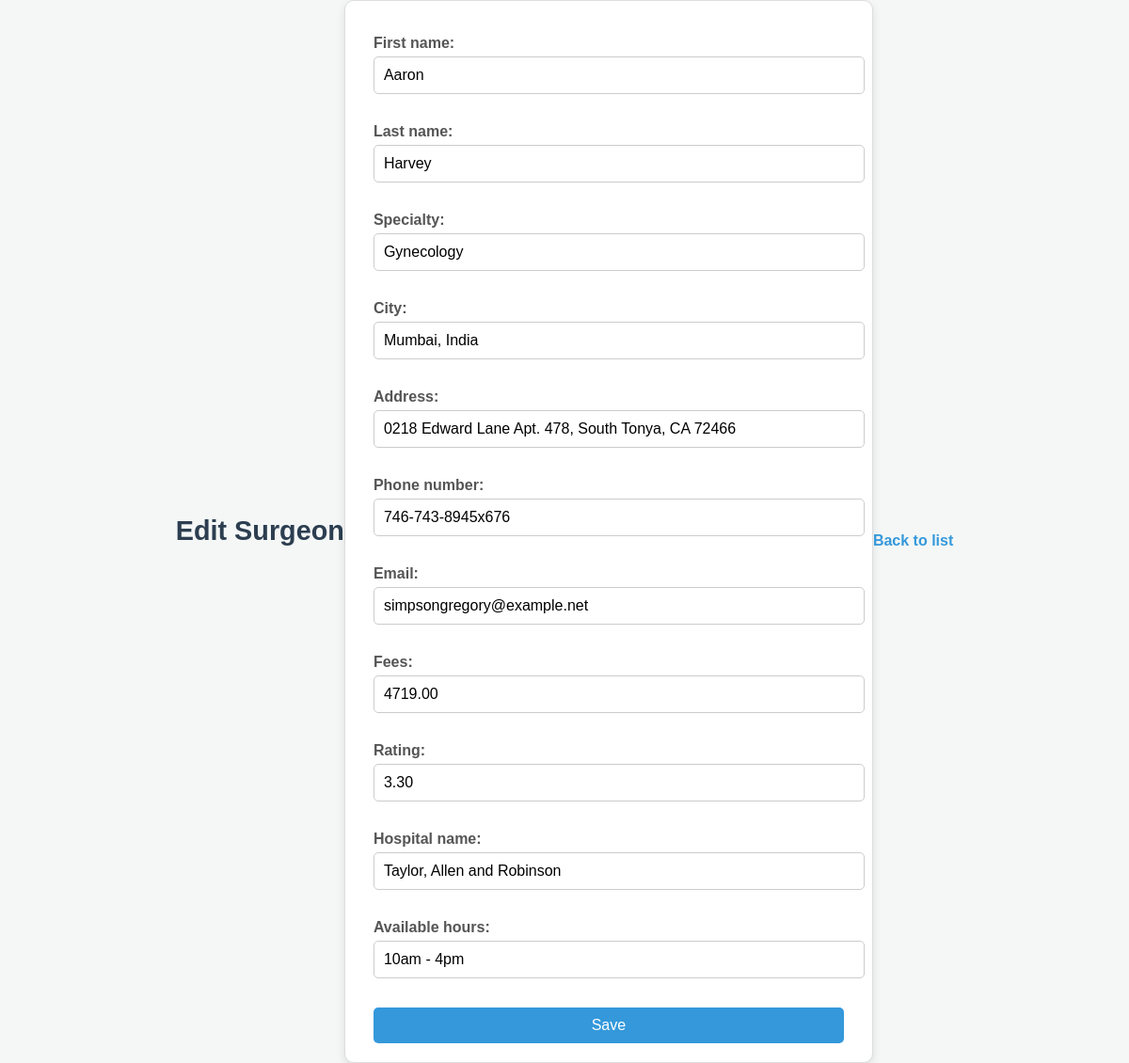
Screenshot of /surgeons/1359/edit/ with the database file from the repository.
### search/models.py (models this page shows)
class Surgeon(models.Model):
    first_name = models.CharField(max_length=100)
    last_name = models.CharField(max_length=100)
    specialty = models.CharField(max_length=100)
    city = models.CharField(max_length=100)
    address = models.CharField(max_length=255)
    phone_number = models.CharField(max_length=15)
    email = models.EmailField()
    fees = models.DecimalField(max_digits=10, decimal_places=2)
    rating = models.DecimalField(max_digits=3, decimal_places=2, null=True, blank=True)  # Rating out of 5
    hospital_name = models.CharField(max_length=255)
    available_hours = models.CharField(max_length=255)

### search/views.py (the view)
# urls.py: path('surgeons/<int:pk>/edit/', views.surgeon_update, name='surgeon-update'),
def surgeon_update(request, pk):
    surgeon = get_object_or_404(Surgeon, pk=pk)
    if request.method == 'POST':
        form = SurgeonForm(request.POST, instance=surgeon)
        if form.is_valid():
            form.save()
            return redirect('surgeon-list')
    else:
        form = SurgeonForm(instance=surgeon)
    return render(request, 'search/surgeon_form.html', {'form': form})

### search/forms.py
class SurgeonForm(forms.ModelForm):
    class Meta:
        model = Surgeon
        fields = '__all__'

### search/templates/search/surgeon_form.html (shortened to what this page needs)
{% load static %}
<!DOCTYPE html>
<html lang="en">
<head>
</head>
<body>
    <h1>{{ form.instance.pk|yesno:"Edit Surgeon,Add New Surgeon" }}</h1>
    <form method="post">
        {{ form.as_p }}
        <button type="submit">Save</button>
    </form>
    <a href="{% url 'surgeon-list' %}">Back to list</a>
</body>
</html>

### search/templates/search/surgeon_form.html (style rules this page uses)
body { font-family: Arial, sans-serif; background-color: #f4f7f6; margin: 0; padding: 0; display: flex; justify-content: center; align-items: center; min-height: 100vh; color: #333; }
form { background: #ffffff; border: 1px solid #ddd; border-radius: 10px; padding: 20px 30px; max-width: 500px; width: 100%; box-shadow: 0px 4px 10px rgba(0, 0, 0, 0.1); }
h1 { text-align: center; font-size: 1.8rem; color: #2c3e50; margin-bottom: 20px; }
form input, form select, form textarea { width: 100%; padding: 10px; margin-bottom: 15px; border: 1px solid #ccc; border-radius: 5px; font-size: 1rem; }
form button { display: block; width: 100%; padding: 10px 15px; font-size: 1rem; color: white; background-color: #3498db; border: none; border-radius: 5px; cursor: pointer; transition: background-color 0.3s ease; }
a { display: inline-block; margin-top: 20px; text-align: center; color: #3498db; text-decoration: none; font-size: 1rem; font-weight: bold; transition: color 0.3s ease; }
form label { font-weight: bold; margin-bottom: 5px; display: block; color: #555; }

### rows the page displays
Surgeon: instance.pk "Edit Surgeon", first_name "Aaron", last_name "Harvey", specialty "Gynecology", city "Mumbai, India", address "0218 Edward Lane Apt. 478, South Tonya, CA 72466", phone_number "746-743-8945x676", email "simpsongregory@example.net", fees "4719.00", rating "3.30", hospital_name "Taylor, Allen and Robinson", available_hours "10am - 4pm"
